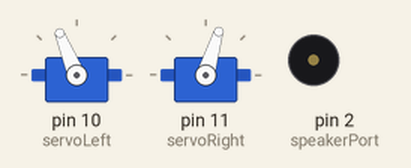
The sketch below on a simulated Arduino Uno, built with avr-gcc and run on an emulated ATmega328P. On the bench: 2 × servo, buzzer (waves = sounding).

Above: at 1.05 s.
At 3.05 s:
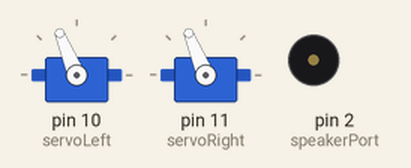
At 4.55 s:
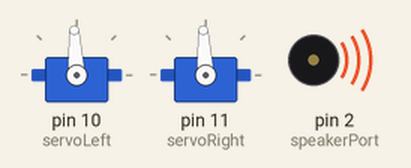
Timing chart, 0 to 9.2 s (numbered marks = the images above):
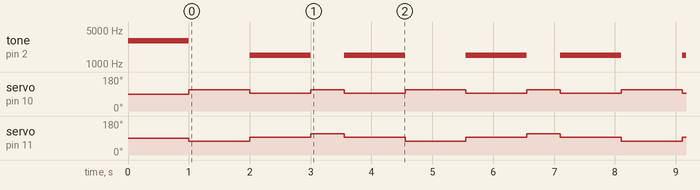

Measured:
- by itself, tone on pin 2 (speakerPort): repeats every 3.6 s: silent 1.0 s, 1500 Hz 1.0 s, silent 0.55 s, 1500 Hz 1.0 s
- by itself, servo on pin 10 (servoLeft): repeats every 3.6 s: 93° 1.0 s, 112° 0.55 s, 93° 1.0 s, 112° 1.0 s
- by itself, servo on pin 11 (servoRight): repeats every 3.6 s: 93° 1.0 s, 112° 0.55 s, 93° 1.0 s, 73° 1.0 s

The sketch:

PiezoTryItThunder.ino
```cpp
// Piezospeaker Demo
// Use the piezo speaker to play a tone at one frequency during the setup() function, and
// then separate frequencies after each forward and turn robot behavior in the loop() function.

// Macros for storing various servomotor speeds
#define stopServo 1500
#define forward 1700
#define reverse 1300

// Macros for storing speaker port
#define speakerPort 2
#define startT 3000
#define stopT 1500


//Servo Include Library and right and left servo definitions
#include <Servo.h>
Servo servoLeft;
Servo servoRight;

void setup()                                 // Built-in setup() initialization function runs once
{
  servoLeft.attach(10);                      // Set left servo to pin 10
  servoRight.attach(11);                     // Set right servo to pin 11

  tone(speakerPort, startT, 1000);             // Play tone for 1 second
  delay(1000);                               // Delay for tone to finish
}

void loop()                                  // Built-in loop repeats forever after setup() function finishes
{
    // Move Forward for 1 second
    servoLeft.writeMicroseconds(forward);
    servoRight.writeMicroseconds(reverse);
    delay(1000);
    servoLeft.writeMicroseconds(stopServo);
    servoRight.writeMicroseconds(stopServo);

    tone(speakerPort, stopT, 1000);             // Play tone for 1 second
    delay(1000);

    // Turn Right for 0.4 seconds
    servoLeft.writeMicroseconds(forward);
    servoRight.writeMicroseconds(forward);
    delay(550);
    servoLeft.writeMicroseconds(stopServo);
    servoRight.writeMicroseconds(stopServo);

    tone(speakerPort, stopT, 1000);             // Play tone for 1 second
    delay(1000);
}
```
